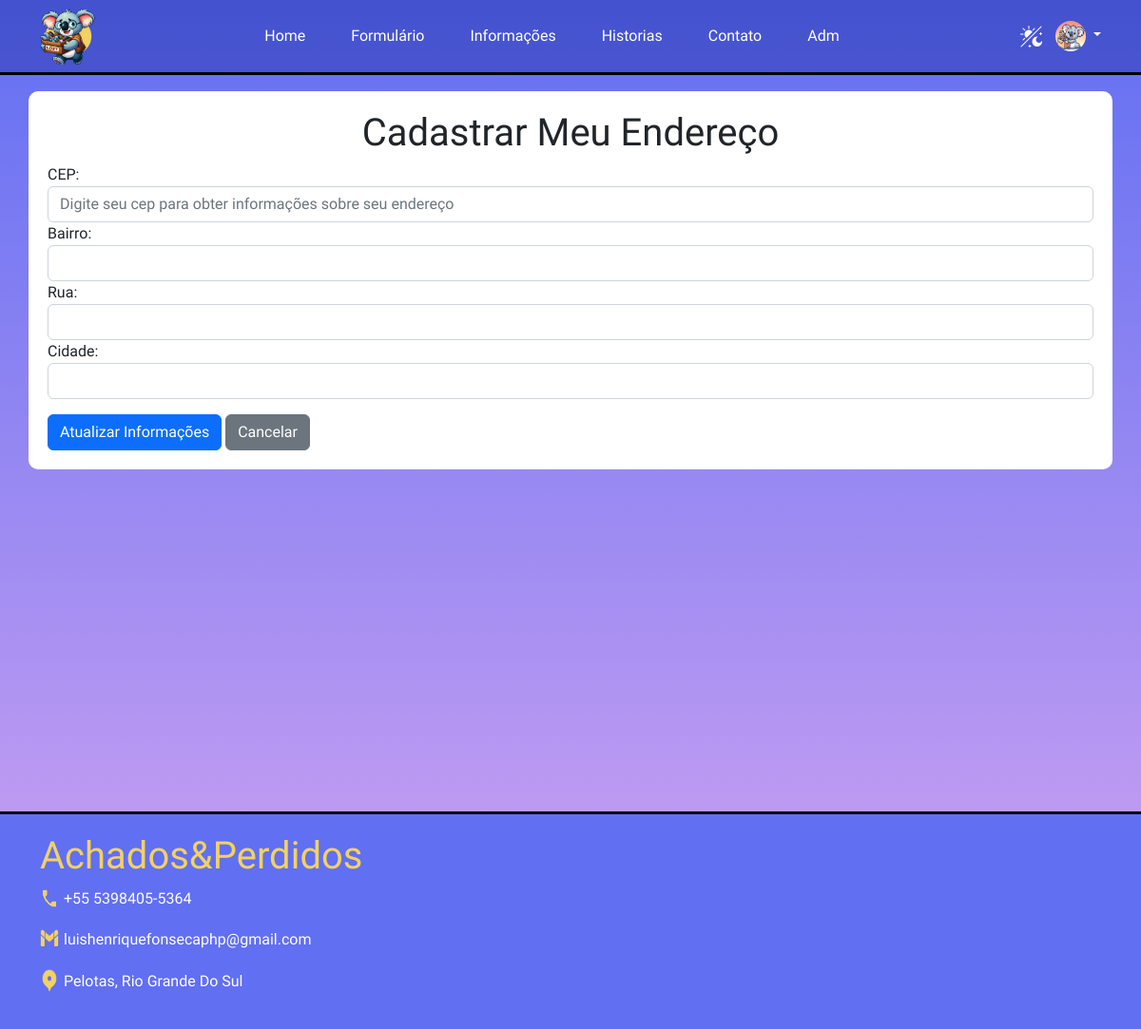
The page /endereco.php (signed in) on the database as committed earlier.
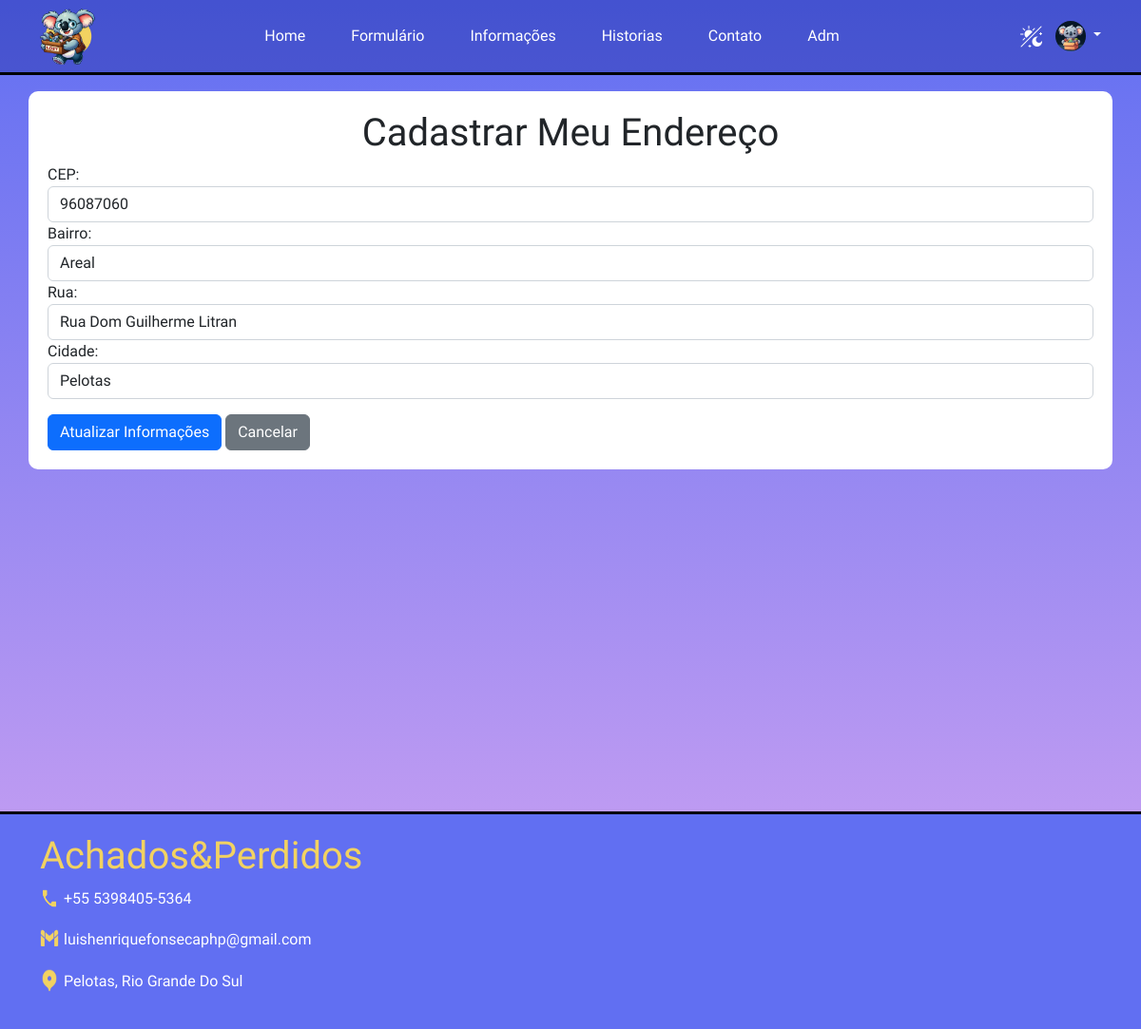
The same page on the database as committed later.
### tables this page shows
CREATE TABLE `pessoa` (
  `codpessoa` bigint(20) UNSIGNED NOT NULL,
  `nome` varchar(30) NOT NULL,
  `email` varchar(255) NOT NULL,
  `senha` varchar(355) DEFAULT NULL,
  `reg_date` date NOT NULL DEFAULT curdate(),
  `adm` int(11) DEFAULT 0,
  `codigo_verificacao` varchar(32) NOT NULL DEFAULT '',
  `verificado` tinyint(1) DEFAULT 0,
  `imagem` varchar(255) DEFAULT NULL,
  `cep` varchar(10) DEFAULT NULL,
  `logradouro` varchar(255) DEFAULT NULL,
  `bairro` varchar(255) DEFAULT NULL,
  `cidade` varchar(255) DEFAULT NULL
);

### includes/components/funcao.php (called while the page is built, shortened)
<?php
function verifica_administrador($userId, $pdo)
{
    $stmt = $pdo->prepare('SELECT * FROM pessoa WHERE codpessoa = :userId AND adm = 1');
    $stmt->bindValue(':userId', $userId);
    $stmt->execute();
    return $stmt->rowCount() === 1;
}
?>

### endereco.php (the view, shortened to what this page needs)
<?php
require_once("./includes/components/conecta.php");
require_once("./includes/components/funcao.php");
require_once("./includes/components/cabecalho.php");
require_once("./includes/components/header.php");
require_once("./includes/components/js.php");
?>
<body>
  <main>
    <div id="conteudoCadastro" class="container">
      <div class="forms">
        <h1 class="text-center">Cadastrar Meu Endereço</h1>
        <form method="POST">
          <div class="row justify-content-center">
            <div class="col-md-12">
              <label for="cep">CEP:</label>
              <input class="form-control" type="text" name="cep" id="cep"
                placeholder="Digite seu cep para obter informações sobre seu endereço"
                value="<?php echo $usuario["cep"]; ?>">
            </div>
            <div class="col-md-12">
              <label for="bairro">Bairro:</label>
              <input class="form-control" type="text" name="bairro" id="bairro"
                value="<?php echo $usuario["bairro"]; ?>">
            </div>
            <div class="col-md-12">
              <label for="logradouro">Rua:</label>
              <input class="form-control" type="text" id="logradouro" name="logradouro"
                value="<?php echo $usuario["logradouro"]; ?>">
            </div>
            <div class="col-md-12">
              <label for="cidade">Cidade:</label>
              <input class="form-control" type="text" name="cidade" id="cidade"
                value="<?php echo $usuario["cidade"]; ?>">
            </div>
          </div>
          <div class="mt-3">
            <button type="submit" class="btn btn-primary">Atualizar Informações</button>
            <a class="btn btn-secondary" href="perfil_usuario.php" role="button">Cancelar</a>
          </div>
        </form>
      </div>
    </div>
  </main>
  <footer id="footer">
    <div class="container">
      <div class="h1" id="achados_perdidos">
        <h1>Achados&Perdidos</h1>
      </div>
      <div style="display: flex; align-items: center;">
        <img class="icon" src="img/icons8-phone-48.png"
          style="width: 25px; height: 25px;  margin-bottom:17px; padding-right: 5px;" alt="icon">
        <p>+55 5398405-5364</p>
      </div>
      <div style="display: flex; align-items: center;">
        <img class="icon" src="img/icons8-gmail-50.png"
          style="width: 25px; height: 25px; margin-bottom:19px; padding-right: 5px;" alt="icon">
        <p>luishenriquefonsecaphp@gmail.com</p>
      </div>
      <div style="display: flex; align-items: center;">
        <img class="icon" src="img/icons8-location-60.png"
          style="width: 25px; height: 25px; margin-bottom:19px; padding-right: 5px;" alt="icon">
        <p>Pelotas, Rio Grande Do Sul</p>
      </div>
    </div>
  </footer>
</body>
</html>

### includes/components/cabecalho.php (shortened to what this page needs)
<!DOCTYPE html>
<html lang="pt-BR">
<head>
  <link href="css/bootstrap.min.css" rel="stylesheet">
  <link rel="stylesheet" href="https://cdn.jsdelivr.net/npm/bootstrap-icons@1.11.2/font/bootstrap-icons.min.css">
  <link href="css/style.css" rel="stylesheet">
</head>
</html>

### includes/components/header.php (shortened to what this page needs)
<?php
$userId = $_SESSION["codpessoa"];
$consulta = $pdo->prepare('SELECT * FROM pessoa WHERE codpessoa = ?');
$consulta->execute([$userId]);
$usuario = $consulta->fetch();
?>
<body>
    <main>
        <header>
            <nav class="navbar navbar-expand-lg fixed-top" id="navbar">
                <div class="container">
                    <a class="navbar-logo" href="index.php">
                        <img id="navbar-logo" src="img/logo3.png" alt="achados&perdidos" />
                    </a>
                    <div class="collapse navbar-collapse" id="navbar-items">
                        <ul class="navbar-nav me-auto mb-2 mb-lg-0">
                            <li class="nav-item">
                                <a class="nav-link" href="index.php">Home</a>
                            </li>
                            <li class="nav-item">
                                <a class="nav-link" href="objeto.php">Formulário</a>
                            </li>
                            <li class="nav-item">
                                <a class="nav-link" href="informacao.php">Informações</a>
                            </li>
                            <li class="nav-item">
                                <a class="nav-link" href="historias.php">Historias</a>
                            </li>
                            <li class="nav-item">
                                <a class="nav-link" href="contato.php">Contato</a>
                            </li>
                            <?php
                            $userId = $_SESSION["codpessoa"];
                            $adm = verifica_administrador($userId, $pdo);
                            if ($adm) {
                                ?>
                                <li class="nav-item">
                                    <a class="nav-link" href="adm.php">Adm</a>
                                </li>
                                <?php
                            }
                            ?>
                        </ul>
                        <button id="themeToggle" class="btn btn-text-light"><img width="25" height="25"
                                src="img/icons8-day-and-night-50.png" alt="day-and-night" /></button>
                        <div class="dropdown text-end">
                            <a href="#" class="d-block link-body-emphasis text-decoration-none dropdown-toggle"
                                data-bs-toggle="dropdown" aria-expanded="false">
                                <?php
                                $imagemPerfil = empty($usuario["imagem"]) ? "img/perfil-padrao.png" : "uploads/" . $usuario["imagem"];
                                ?>
                                <img src="<?php echo $imagemPerfil; ?>" alt="Perfil do usuário" width="32" height="32"
                                    class="rounded-circle">
                            </a>
                        </div>
                    </div>
                </div>
            </nav>
        </header>
    </main>

### includes/components/js.php (shortened to what this page needs)
<body>
</body>

### css/style.css (style rules this page uses)
body { height: auto; margin: 0; align-items: center; justify-content: center; background: linear-gradient(var(--cor-background)); }
html { height: auto; }
main { height: auto; margin-bottom: 8%; }
* { font-family: 'Montserrat Alternates', sans-serif; box-sizing: border-box; }
:root { --cor-background: #616FF2, #D6A6F2; --cor-background-navbar: #06138550; --cor-background-card: #ffffff; --cor-footer: #616FF2; --cor-btn-custom-backgraund: #F2D261; --cor-btn-custom-backgraund-hover: #f2f261; --cor-botao-texto: #000000; --cor-botao-hover-texto: #000000; --cor-custom-button-fundo: #6170f200; --cor-custom-button-hover-fundo: #b161f200; --cor-custom-button-texto: #ffffff; --cor-texto-titulo: #000000; --cor-border: #000000; --cor-texto-link: #ffffff; --cor-texto-link-hover: #dadfe9; --cor-border-active: #F2D261; --cor-hover-underline: #F2D261; --cor-backgraund-container: #fff; --cor-backgraund-conteudo-Perfil: #fff; --dark-btn-custom-backgraund: #F2C161; --dark-btn-custom-backgraund-hover: #D5AA55; --dark-background: #1a1a1a; --dark-text: #000000; --dark-text-white: #fff; --dark-link: #ffffff; --dark-background-card: #38373791; --dark-card-text: #ffffff; --dark-footer: #38373791; --dark-footer-text: #fff; --dark-conteudo-Perfil: #38373791; --dark-conteudo-Cadastro: #38373791; }
#achados_perdidos { color: var(--cor-btn-custom-backgraund); }
#navbar { border-bottom: 3px solid var(--cor-border); position: absolute; width: 100%; background-color: var(--cor-background-navbar); }
#navbar a { color: var(--cor-texto-link); }
#footer { background-color: var(--cor-footer); color: var(--cor-texto-titulo); width: 100%; border-top: 3px solid var(--cor-border); padding: 20px; }
#footer p { color: white; }
#conteudoCadastro { padding: 20px; height: auto; margin-top: 5%; margin-bottom: 30%; border-radius: 10px; background-color: var(--cor-backgraund-container); }
footer { position: relative; left: 0; }
footer p { text-align: center; }
.navbar-nav .nav-link { position: relative; }
#navbar a { justify-content: center; }
#navbar-logo { width: 60px; height: 60px; }
#navbar-items .navbar-nav { display: flex; justify-content: center; width: 100%; }
#navbar-items .nav-item { margin: 0 1em; }

Rows that differ between the two databases and show on the page:
changed pessoa: imagem: a different picture; cep (not shown) → "96087060"; bairro (not shown) → "Areal"; logradouro (not shown) → "Rua Dom Guilherme Litran"; cidade (not shown) → "Pelotas"
